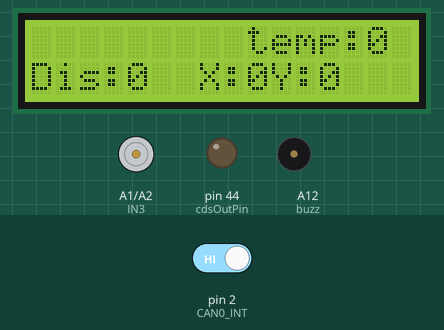
This sketch was run on a simulated Arduino Mega 2560, built with avr-gcc and run on an emulated ATmega2560. Parts: 16×2 character LCD, motor-driver pin pairs drawn as motors (green arrow = first pin HIGH = forward, orange = second pin HIGH = backward, longer = more drive, scaled by the enable pin), output pins drawn as LEDs (lit = HIGH), buzzer (waves = sounding). Inputs (shaded band) come from the test bench; at power-on: pin 2 (CAN0_INT) HIGH. What the sketch prints to the serial monitor is not drawn.

Above: at 0.21 s.
At 1.02 s:
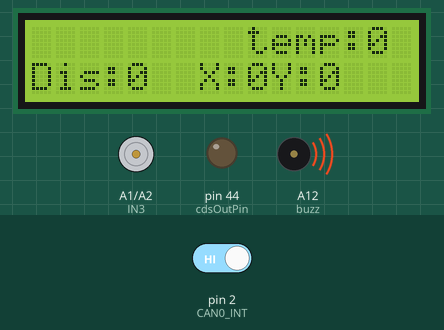
1.3 s: pin 2 (CAN0_INT) driven LOW
At 1.79 s:
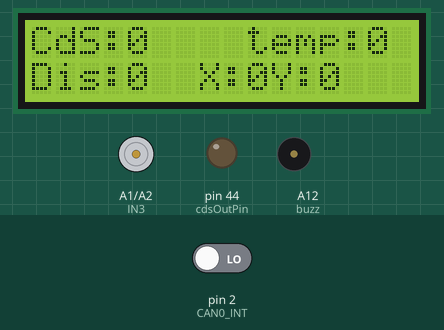
Timing chart, 0 to 9.4 s (numbered marks = the images above; inputs shaded):
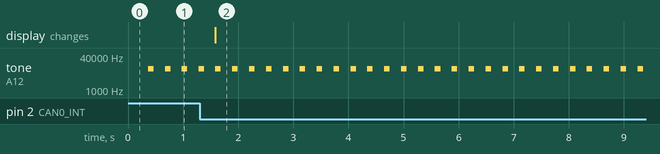

Measured:
- after the input at 1.3 s, the display: changes after 0.29 s (image 2)
- by itself, tone on A12 (buzz): alternates 10000 Hz for 0.10 s and silent for 0.21 s

The sketch:

rx.ino
```cpp
const int cdsOutPin =  44;   //PB5

#include <LiquidCrystal.h> // LCD를 사용하기 위한 헤더파일 선언
LiquidCrystal lcd(23, 24, 25, 26, 27, 28);// RS,EN,D4,D5,D6,D7(RW-<GND)
#include <mcp_can.h>
#include <SPI.h>

#define IN3 A1   //PF1
#define IN4 A2   //PF2
#define ENB 45  //PWM Pin, PB4
unsigned char dc_speed = 0;
unsigned char dc_dir = 0;


long unsigned int rxId;
unsigned char len = 0;
unsigned char rxBuf[8];
char msgString[128];

int buzz = A12;
unsigned long last_millis;

#define CAN0_INT 2                              // Set INT to pin 2
MCP_CAN CAN0(53);                               // Set CS to pin 10

void setup()
{
  pinMode(IN3, OUTPUT); //IN01 포트 출력으로 설정
  pinMode(IN4, OUTPUT); //IN02 포트 출력으로 설정
  pinMode(ENB, OUTPUT); //ENB 포트 출력으로 설정


  pinMode(cdsOutPin, OUTPUT); // LED를 연결할 cdsOutPin 핀 모드를 OUTPUT로 설정
  lcd.begin(16, 2); // TextLCD를 사용하기 위한 최초 선언함수
  lcd.print("                "); //TextLCD를 공백으로 초기화 설정
  Serial.begin(115200);

if(CAN0.begin(MCP_STDEXT, CAN_500KBPS, MCP_16MHZ) == CAN_OK)
    Serial.println("MCP2515 Initialized Successfully!");
  else
    Serial.println("Error Initializing MCP2515...");

  CAN0.setMode(MCP_NORMAL);
  pinMode(CAN0_INT, INPUT);

  last_millis = millis(); //setup에 추가

}
unsigned int Buzz_Time(double dist_cm) {

  if (dist_cm <= 30 && dist_cm > 20) {
    return 4000;
  } else if (dist_cm <= 20 && dist_cm > 10) {
    return 2000;
  } else if (dist_cm <= 10 && dist_cm > 5) {
    return 500;
  } else if (dist_cm <= 5 ) {
    return 100;
  } else {
    return 0;
  }
}  // 함수 Buzz_Time


void loop()
{

  if (!digitalRead(CAN0_INT)) // CAN0_INT 핀이 LOW 이면 버퍼를 읽어온다.
  {
    CAN0.readMsgBuf(&rxId, &len, rxBuf);  // Read data: len = data length, buf = data byte(s)
    lcd.clear();
    lcd.setCursor(0, 0); // TextLCD의 첫째 줄 첫째 칸 부터 문자열을 표시한다.
    lcd.print("CdS:");
    lcd.print(rxBuf[0]);
    Serial.print("CdS:");
    Serial.println(rxBuf[0]);

    analogWrite(cdsOutPin, rxBuf[0]);
   }

    lcd.setCursor(8,0);
    lcd.print(" temp:");
    lcd.print(rxBuf[1]);


    Serial.print(" temp:");
    Serial.println(rxBuf[1]);

    lcd.setCursor(0, 1);
    lcd.print("Dis:");
    lcd.print(rxBuf[2]); // loop에 추가

    lcd.setCursor(7, 1);
    lcd.print("X:");
    lcd.print(rxBuf[3]); // loop에 추가
    lcd.print("Y:");
    lcd.print(rxBuf[4]); // loop에 추가

  int bz = Buzz_Time(rxBuf[2]);
    if (bz != 0) {
      if ( ( millis() - last_millis ) > bz  )
      {
        tone(buzz, 10000, 100);
        last_millis = millis();
      }
    }
    delay(300);     // loop에 추가

    dc_dir = rxBuf[3];
   dc_speed =  rxBuf[4];
   analogWrite(ENB, 4*dc_speed);

if (dc_dir >= 32) {
      digitalWrite(IN3, LOW);
      digitalWrite(IN4, HIGH);
    } else {
      digitalWrite(IN3, HIGH);
      digitalWrite(IN4, LOW);
    }

   }
```
